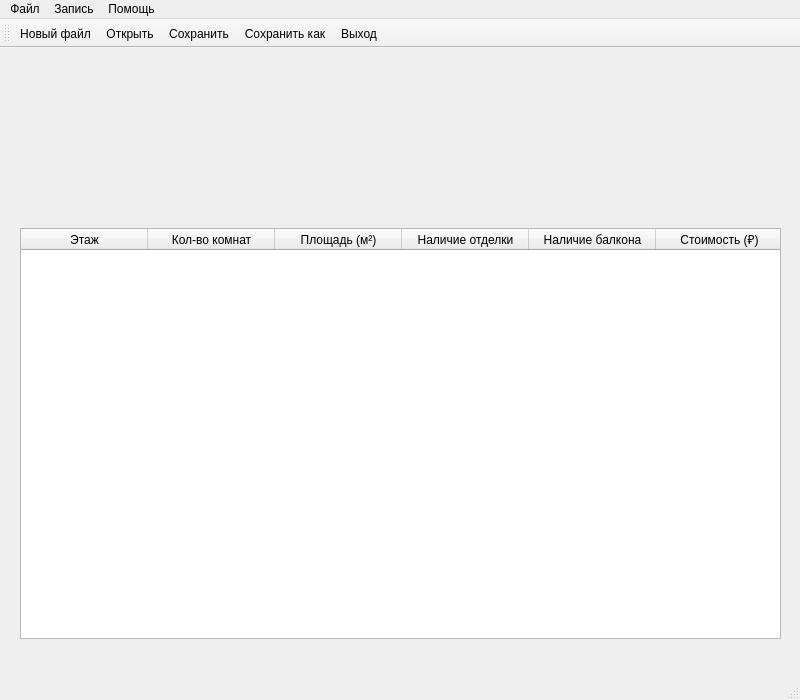
<?xml version="1.0" encoding="UTF-8"?>
<ui version="4.0">
 <class>MainWindow</class>
 <widget class="QMainWindow" name="MainWindow">
  <property name="geometry">
   <rect>
    <x>0</x>
    <y>0</y>
    <width>800</width>
    <height>700</height>
   </rect>
  </property>
  <property name="minimumSize">
   <size>
    <width>800</width>
    <height>700</height>
   </size>
  </property>
  <property name="maximumSize">
   <size>
    <width>800</width>
    <height>700</height>
   </size>
  </property>
  <property name="windowTitle">
   <string>ApartmentManager</string>
  </property>
  <property name="windowIcon">
   <iconset resource="resources.qrc">
    <normaloff>:/icons/icons/iconApartment.ico</normaloff>:/icons/icons/iconApartment.ico</iconset>
  </property>
  <widget class="QWidget" name="centralwidget">
   <widget class="QTableWidget" name="tableWidget">
    <property name="geometry">
     <rect>
      <x>20</x>
      <y>180</y>
      <width>761</width>
      <height>411</height>
     </rect>
    </property>
    <property name="contextMenuPolicy">
     <enum>Qt::ContextMenuPolicy::CustomContextMenu</enum>
    </property>
    <property name="horizontalScrollBarPolicy">
     <enum>Qt::ScrollBarPolicy::ScrollBarAlwaysOff</enum>
    </property>
    <property name="editTriggers">
     <set>QAbstractItemView::EditTrigger::NoEditTriggers</set>
    </property>
    <property name="showGrid">
     <bool>true</bool>
    </property>
    <property name="sortingEnabled">
     <bool>true</bool>
    </property>
    <property name="rowCount">
     <number>0</number>
    </property>
    <attribute name="horizontalHeaderVisible">
     <bool>true</bool>
    </attribute>
    <attribute name="horizontalHeaderCascadingSectionResizes">
     <bool>false</bool>
    </attribute>
    <attribute name="horizontalHeaderMinimumSectionSize">
     <number>125</number>
    </attribute>
    <attribute name="horizontalHeaderDefaultSectionSize">
     <number>127</number>
    </attribute>
    <attribute name="horizontalHeaderShowSortIndicator" stdset="0">
     <bool>true</bool>
    </attribute>
    <attribute name="horizontalHeaderStretchLastSection">
     <bool>false</bool>
    </attribute>
    <attribute name="verticalHeaderCascadingSectionResizes">
     <bool>false</bool>
    </attribute>
    <column>
     <property name="text">
      <string>Этаж</string>
     </property>
    </column>
    <column>
     <property name="text">
      <string>Кол-во комнат</string>
     </property>
    </column>
    <column>
     <property name="text">
      <string>Площадь (м²)</string>
     </property>
    </column>
    <column>
     <property name="text">
      <string>Наличие отделки</string>
     </property>
    </column>
    <column>
     <property name="text">
      <string>Наличие балкона</string>
     </property>
    </column>
    <column>
     <property name="text">
      <string>Стоимость (₽)</string>
     </property>
    </column>
   </widget>
  </widget>
  <widget class="QStatusBar" name="statusbar"/>
  <widget class="QMenuBar" name="menuBar">
   <property name="geometry">
    <rect>
     <x>0</x>
     <y>0</y>
     <width>800</width>
     <height>21</height>
    </rect>
   </property>
   <property name="nativeMenuBar">
    <bool>true</bool>
   </property>
   <widget class="QMenu" name="menuFile">
    <property name="title">
     <string>Файл</string>
    </property>
    <addaction name="actionNewDatabase"/>
    <addaction name="actionLoadDatabase"/>
    <addaction name="actionSaveDatabase"/>
    <addaction name="actionSaveAsDatabase"/>
    <addaction name="actionMergeDatabase"/>
    <addaction name="actionExit"/>
   </widget>
   <widget class="QMenu" name="menuHelp">
    <property name="title">
     <string>Помощь</string>
    </property>
    <addaction name="actionAbout"/>
    <addaction name="actionHelp"/>
   </widget>
   <widget class="QMenu" name="menuWrite">
    <property name="title">
     <string>Запись</string>
    </property>
    <addaction name="actionAddAp"/>
    <addaction name="actionEditAp"/>
    <addaction name="actionDelAp"/>
   </widget>
   <addaction name="menuFile"/>
   <addaction name="menuWrite"/>
   <addaction name="menuHelp"/>
  </widget>
  <widget class="QToolBar" name="toolBar">
   <property name="enabled">
    <bool>true</bool>
   </property>
   <property name="windowTitle">
    <string>toolBar</string>
   </property>
   <property name="iconSize">
    <size>
     <width>36</width>
     <height>36</height>
    </size>
   </property>
   <attribute name="toolBarArea">
    <enum>TopToolBarArea</enum>
   </attribute>
   <attribute name="toolBarBreak">
    <bool>false</bool>
   </attribute>
   <addaction name="actionNewDatabase"/>
   <addaction name="actionLoadDatabase"/>
   <addaction name="actionSaveDatabase"/>
   <addaction name="actionSaveAsDatabase"/>
   <addaction name="actionExit"/>
  </widget>
  <action name="actionNewDatabase">
   <property name="icon">
    <iconset resource="resources.qrc">
     <normaloff>:/icons/icons/file_negate.png</normaloff>:/icons/icons/file_negate.png</iconset>
   </property>
   <property name="text">
    <string>Новый файл</string>
   </property>
   <property name="toolTip">
    <string>Создание базы данных</string>
   </property>
   <property name="autoRepeat">
    <bool>false</bool>
   </property>
   <property name="menuRole">
    <enum>QAction::MenuRole::NoRole</enum>
   </property>
  </action>
  <action name="actionLoadDatabase">
   <property name="icon">
    <iconset resource="resources.qrc">
     <normaloff>:/icons/icons/open_negate.png</normaloff>:/icons/icons/open_negate.png</iconset>
   </property>
   <property name="text">
    <string>Открыть</string>
   </property>
   <property name="toolTip">
    <string>Загрузка базы данных из файла</string>
   </property>
   <property name="autoRepeat">
    <bool>false</bool>
   </property>
   <property name="menuRole">
    <enum>QAction::MenuRole::NoRole</enum>
   </property>
  </action>
  <action name="actionSaveDatabase">
   <property name="icon">
    <iconset resource="resources.qrc">
     <normaloff>:/icons/icons/save_negate.png</normaloff>:/icons/icons/save_negate.png</iconset>
   </property>
   <property name="text">
    <string>Сохранить</string>
   </property>
   <property name="toolTip">
    <string>Сохранение базы данных в файл</string>
   </property>
   <property name="autoRepeat">
    <bool>false</bool>
   </property>
   <property name="menuRole">
    <enum>QAction::MenuRole::NoRole</enum>
   </property>
  </action>
  <action name="actionExit">
   <property name="icon">
    <iconset resource="resources.qrc">
     <normaloff>:/icons/icons/exit_negate.png</normaloff>:/icons/icons/exit_negate.png</iconset>
   </property>
   <property name="text">
    <string>Выход</string>
   </property>
   <property name="toolTip">
    <string>Выход из приложения</string>
   </property>
   <property name="autoRepeat">
    <bool>false</bool>
   </property>
   <property name="menuRole">
    <enum>QAction::MenuRole::NoRole</enum>
   </property>
  </action>
  <action name="actionHelp">
   <property name="icon">
    <iconset resource="resources.qrc">
     <normaloff>:/icons/icons/help_negate.png</normaloff>:/icons/icons/help_negate.png</iconset>
   </property>
   <property name="text">
    <string>Помощь</string>
   </property>
   <property name="autoRepeat">
    <bool>false</bool>
   </property>
   <property name="menuRole">
    <enum>QAction::MenuRole::NoRole</enum>
   </property>
  </action>
  <action name="actionAbout">
   <property name="icon">
    <iconset resource="resources.qrc">
     <normaloff>:/icons/icons/about_negate.png</normaloff>:/icons/icons/about_negate.png</iconset>
   </property>
   <property name="text">
    <string>О программе</string>
   </property>
   <property name="autoRepeat">
    <bool>false</bool>
   </property>
   <property name="menuRole">
    <enum>QAction::MenuRole::NoRole</enum>
   </property>
  </action>
  <action name="actionAddAp">
   <property name="icon">
    <iconset resource="resources.qrc">
     <normaloff>:/icons/icons/add_negate.png</normaloff>:/icons/icons/add_negate.png</iconset>
   </property>
   <property name="text">
    <string>Добавить</string>
   </property>
   <property name="autoRepeat">
    <bool>false</bool>
   </property>
   <property name="menuRole">
    <enum>QAction::MenuRole::NoRole</enum>
   </property>
  </action>
  <action name="actionEditAp">
   <property name="icon">
    <iconset resource="resources.qrc">
     <normaloff>:/icons/icons/edit_negate.png</normaloff>:/icons/icons/edit_negate.png</iconset>
   </property>
   <property name="text">
    <string>Редактировать</string>
   </property>
   <property name="autoRepeat">
    <bool>false</bool>
   </property>
   <property name="menuRole">
    <enum>QAction::MenuRole::NoRole</enum>
   </property>
  </action>
  <action name="actionDelAp">
   <property name="icon">
    <iconset resource="resources.qrc">
     <normaloff>:/icons/icons/delete_negate.png</normaloff>:/icons/icons/delete_negate.png</iconset>
   </property>
   <property name="text">
    <string>Удалить</string>
   </property>
   <property name="autoRepeat">
    <bool>false</bool>
   </property>
   <property name="menuRole">
    <enum>QAction::MenuRole::NoRole</enum>
   </property>
  </action>
  <action name="actionMergeDatabase">
   <property name="icon">
    <iconset resource="resources.qrc">
     <normaloff>:/icons/icons/merge_negate.png</normaloff>:/icons/icons/merge_negate.png</iconset>
   </property>
   <property name="text">
    <string>Объединение БД</string>
   </property>
   <property name="autoRepeat">
    <bool>false</bool>
   </property>
   <property name="menuRole">
    <enum>QAction::MenuRole::NoRole</enum>
   </property>
  </action>
  <action name="actionSaveAsDatabase">
   <property name="icon">
    <iconset resource="resources.qrc">
     <normaloff>:/icons/icons/save_as_negate.png</normaloff>:/icons/icons/save_as_negate.png</iconset>
   </property>
   <property name="text">
    <string>Сохранить как</string>
   </property>
   <property name="menuRole">
    <enum>QAction::MenuRole::NoRole</enum>
   </property>
  </action>
 </widget>
 <resources>
  <include location="resources.qrc"/>
 </resources>
 <connections/>
</ui>
